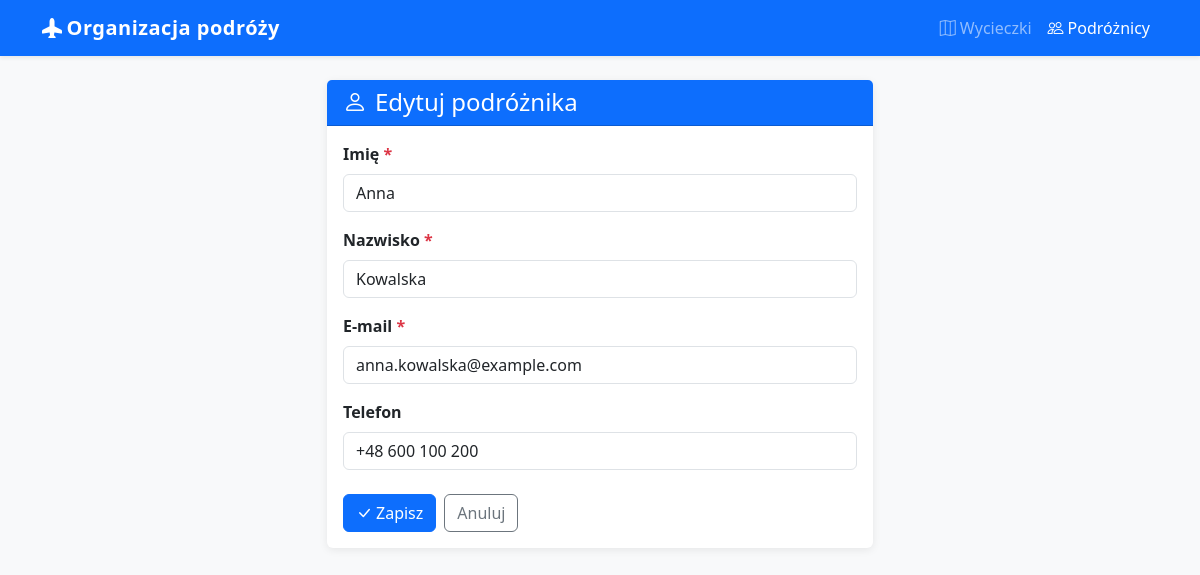
The app's page /travelers/1/edit/ with its own data.
### travels/models.py (models this page shows, shortened)
class Traveler(models.Model):
    first_name = models.CharField('imię', max_length=100)
    last_name = models.CharField('nazwisko', max_length=100)
    email = models.EmailField('e-mail', unique=True)
    phone = models.CharField(
        'telefon',
        max_length=20,
        blank=True,
        validators=[RegexValidator(
            r'^\+?[\d\s\-]{7,20}$',
            'Podaj poprawny numer telefonu (cyfry, spacje, myślniki, opcjonalnie +).'
        )],
    )
    class Meta:
        ordering = ['last_name', 'first_name']
        verbose_name = 'podróżnik'
        verbose_name_plural = 'podróżnicy'

### travels/views.py (the view)
# urls.py: path('travelers/<int:pk>/edit/', views.traveler_edit, name='traveler_edit'),
def traveler_edit(request, pk):
    traveler = get_object_or_404(Traveler, pk=pk)
    form = TravelerForm(request.POST or None, instance=traveler)
    if form.is_valid():
        form.save()
        messages.success(request, 'Dane podróżnika zostały zaktualizowane.')
        return redirect('traveler_list')
    return render(request, 'travels/traveler_form.html', {
        'form': form,
        'title': 'Edytuj podróżnika',
        'traveler': traveler,
    })

### travels/forms.py
class TravelerForm(forms.ModelForm):
    class Meta:
        model = Traveler
        fields = ['first_name', 'last_name', 'email', 'phone']
    def __init__(self, *args, **kwargs):
        super().__init__(*args, **kwargs)
        for field in self.fields.values():
            field.widget.attrs.setdefault('class', 'form-control')

### travels/templates/travels/traveler_form.html (shortened to what this page needs)
{% extends "travels/base.html" %}
{% block nav_travelers %}active{% endblock %}
{% block content %}
<div class="row justify-content-center">
  <div class="col-lg-6">
    <div class="card">
      <div class="card-header bg-primary text-white">
        <h4 class="mb-0"><i class="bi bi-person me-2"></i>{{ title }}</h4>
      </div>
      <div class="card-body">
        <form method="post" novalidate>
          {% for field in form %}
          <div class="mb-3">
            <label for="{{ field.id_for_label }}" class="form-label fw-semibold">
              {{ field.label }}{% if field.field.required %} <span class="text-danger">*</span>{% endif %}
            </label>
            {{ field }}
          </div>
          {% endfor %}
          <div class="d-flex gap-2 mt-4">
            <button type="submit" class="btn btn-primary">
              <i class="bi bi-check-lg me-1"></i>Zapisz
            </button>
            <a href="{% url 'traveler_list' %}" class="btn btn-outline-secondary">Anuluj</a>
          </div>
        </form>
      </div>
    </div>
  </div>
</div>
{% endblock %}

### travels/templates/travels/base.html (style rules this page uses)
body { background-color: #f8f9fa; }
.card { border: none; box-shadow: 0 2px 8px rgba(0,0,0,.08); }

### records on screen
Traveler: form "Anna" "Kowalska" "anna.kowalska@example.com" "+48 600 100 200"

### other values on screen
{{ title }} "Edytuj podróżnika"
{{ field.label }} "Imię" "Nazwisko" "E-mail" "Telefon"
